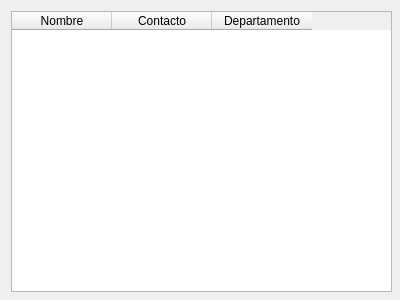
<?xml version="1.0" encoding="UTF-8"?>
<ui version="4.0">
 <class>DialogDepartmentboss</class>
 <widget class="QDialog" name="DialogDepartmentboss">
  <property name="geometry">
   <rect>
    <x>0</x>
    <y>0</y>
    <width>400</width>
    <height>300</height>
   </rect>
  </property>
  <property name="windowTitle">
   <string>SGRnC - Jefes de departamento</string>
  </property>
  <widget class="QWidget" name="layoutWidget">
   <property name="geometry">
    <rect>
     <x>11</x>
     <y>11</y>
     <width>381</width>
     <height>281</height>
    </rect>
   </property>
   <layout class="QVBoxLayout" name="verticalLayout">
    <item>
     <widget class="QTableWidget" name="partnerview">
      <column>
       <property name="text">
        <string>Nombre</string>
       </property>
      </column>
      <column>
       <property name="text">
        <string>Contacto</string>
       </property>
      </column>
      <column>
       <property name="text">
        <string>Departamento</string>
       </property>
      </column>
     </widget>
    </item>
   </layout>
  </widget>
 </widget>
 <resources/>
 <connections/>
</ui>
